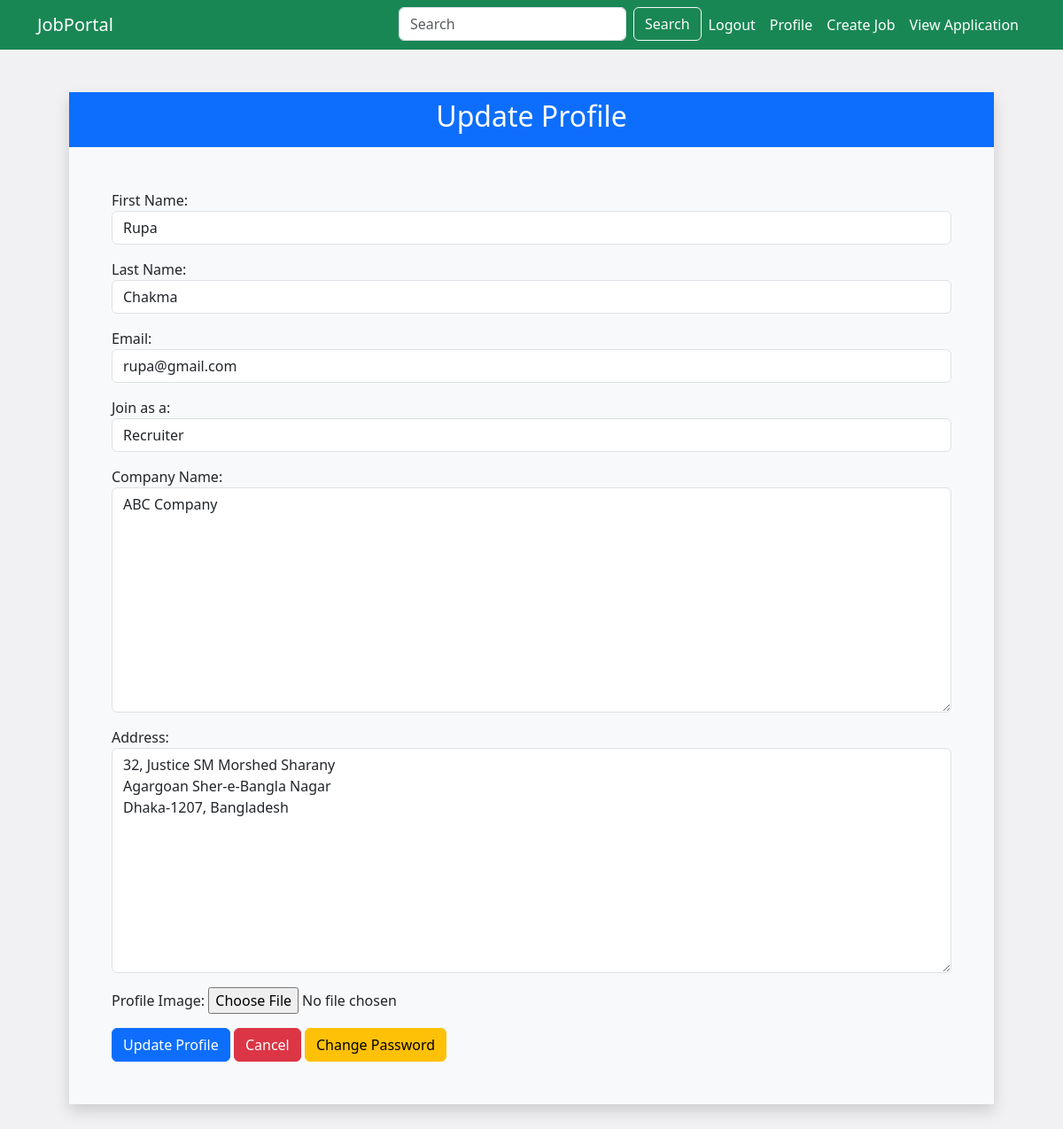
The app's page /recruiter_update/ (signed in), older data.
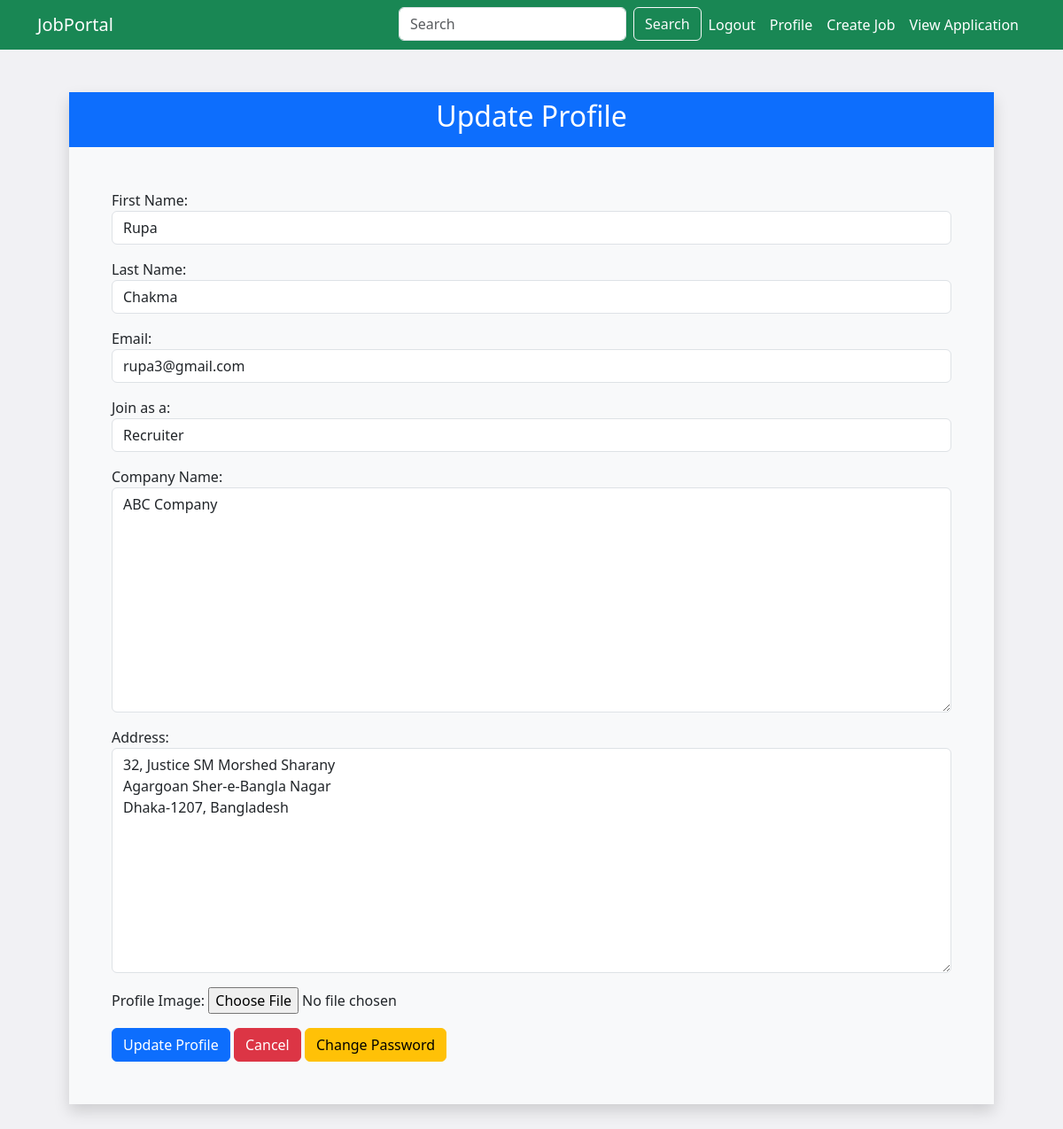
The same page, newer data.
### app/models.py (models this page shows)
class CustomUser(AbstractUser):
    user_type = models.CharField(max_length=100)
    first_name = models.CharField(max_length=100)
    last_name = models.CharField(max_length=100)

### app/views.py (the view)
# urls.py: path('recruiter_update/', views.recruiter_profile_update, name="recruiter_update"),
@login_required(login_url='login')
def recruiter_profile_update(request):
    user = request.user
    recruiter_profile, created = Recruiter_Profile.objects.get_or_create(user_profile=user)
    if request.method == 'POST':
        user_form = Profile_Update_Form(request.POST, instance=user)
        form = Recruiter_Profile_Update(request.POST, request.FILES, instance=recruiter_profile)
        if form.is_valid() and user_form.is_valid():
            form.save()
            user_form.save()
            return redirect('recruiter_profile_view')
    else:
        user_form = Profile_Update_Form(instance=user)
        form = Recruiter_Profile_Update(instance=recruiter_profile)  # Correct the instance here
    return render(request, 'recruiter/profile_update.html', {'form': form, 'user_form': user_form})

### app/forms.py
class Recruiter_Profile_Update(forms.ModelForm):
    class Meta:
        model = Recruiter_Profile
        fields = ['company_name','address','profile_image']
        labels = {'company_name':'Company Name','address':'Address','profile_image':'Profile Image'}
        widgets = {
            'company_name':forms.Textarea(attrs={'class':'form-control'}),
            'address':forms.Textarea(attrs={'class':'form-control'}),
            'profile_image': forms.FileInput(attrs={'class': 'form-control-file'}),
        }

### app/templates/recruiter/profile_update.html (shortened to what this page needs)
{% extends "base.html" %}
{% block content %}
<div class="container  p-5 mx-auto">
    <div class=" mx-auto  shadow bg-light">
        <div class="card-header  bg-primary p-2">
            <h2 class="text-center  text-white">Update Profile</h2>
          </div>
        <div class="p-5">
            <form method="post" enctype="multipart/form-data">
            {{ user_form.as_p }}
            {{ form.as_p }}
            <button type="submit" class="btn btn-primary">Update Profile</button>
            <button type="submit" class="btn btn-danger">Cancel</button>
            <a href="{% url 'change_password' %}"  class="btn btn-warning">Change Password</a>
            </form>
        </div>
    </div>
</div>
{% endblock content %}

Row changes from the older to the newer data that the page shows:
changed CustomUser "Rupa": email "rupa@gmail.com" → "rupa3@gmail.com"
